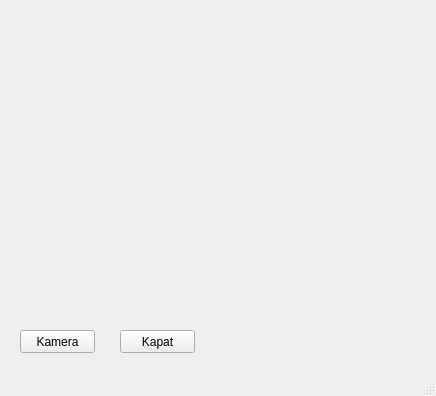
<?xml version="1.0" encoding="UTF-8"?>
<ui version="4.0">
 <class>MainWindow</class>
 <widget class="QMainWindow" name="MainWindow">
  <property name="geometry">
   <rect>
    <x>0</x>
    <y>0</y>
    <width>436</width>
    <height>396</height>
   </rect>
  </property>
  <property name="windowTitle">
   <string>MainWindow</string>
  </property>
  <widget class="QWidget" name="centralwidget">
   <widget class="QLabel" name="kamera">
    <property name="geometry">
     <rect>
      <x>10</x>
      <y>10</y>
      <width>381</width>
      <height>291</height>
     </rect>
    </property>
    <property name="text">
     <string/>
    </property>
   </widget>
   <widget class="QPushButton" name="btKamera">
    <property name="geometry">
     <rect>
      <x>20</x>
      <y>330</y>
      <width>75</width>
      <height>23</height>
     </rect>
    </property>
    <property name="text">
     <string>Kamera</string>
    </property>
   </widget>
   <widget class="QPushButton" name="btKapat">
    <property name="geometry">
     <rect>
      <x>120</x>
      <y>330</y>
      <width>75</width>
      <height>23</height>
     </rect>
    </property>
    <property name="text">
     <string>Kapat</string>
    </property>
   </widget>
  </widget>
  <widget class="QMenuBar" name="menubar">
   <property name="geometry">
    <rect>
     <x>0</x>
     <y>0</y>
     <width>436</width>
     <height>18</height>
    </rect>
   </property>
  </widget>
  <widget class="QStatusBar" name="statusbar"/>
 </widget>
 <resources/>
 <connections/>
</ui>
